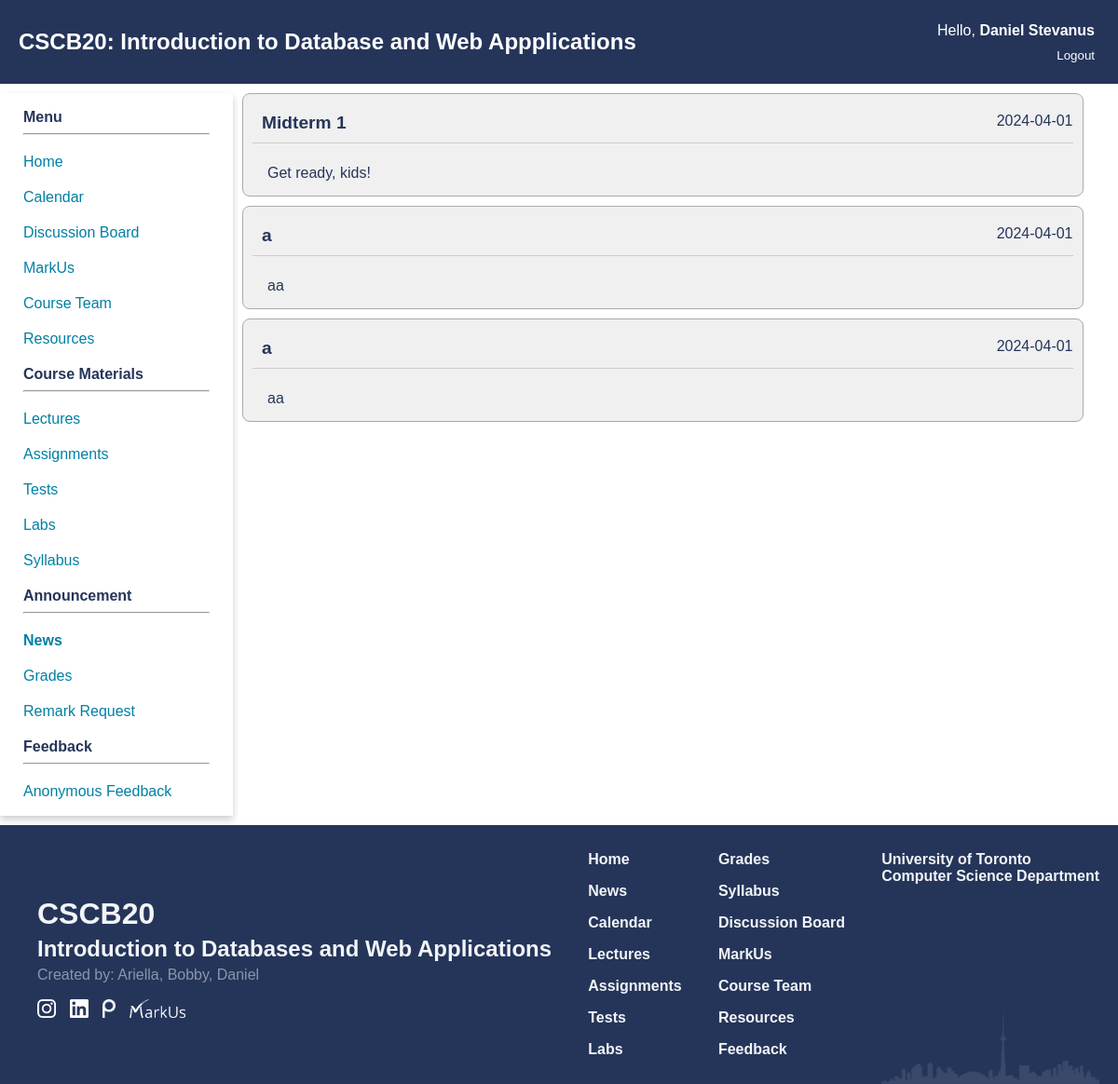
The app's page /news (signed in) with its own data.
### app.py (models this page shows)
class Announcement(db.Model):
    id = db.Column(db.Integer, primary_key = True)
    title = db.Column(db.String(250), nullable = False)
    text = db.Column(db.Text)
    date_created = db.Column(db.Date, default = datetime.utcnow)

### app.py (the view)
@app.route("/news")
def news():
    if not isInstructor(session) and not isStudent(session):
        return redirect('/')
    lst_news = Announcement.query.order_by(Announcement.id.desc()).all()
    return render_template("news.html", news = True, lst_news = lst_news)

### app.py (called while the page is built)
def isInstructor(identity):
    if "auth" in identity and identity["auth"] == 'Instructor':
        return True
    return False

def isStudent(identity):
    if "auth" in identity and identity["auth"] == 'Student':
        return True
    return False

### templates/news.html (shortened to what this page needs)
{% extends 'home_template.html' %}
{% block extra_css %}
  <link href="{{ url_for('static', filename='css/news.css') }}" rel="stylesheet" type="text/css">
{% endblock %}
{% block content %}
<main class="news">
    {% for news in lst_news %}
    <div class="box">
        <div class="title-flex">
            <div class="flex-1 title">
                <b> {{ news.title }} </b>
            </div>
            <div class="flex-2">
                {{ news.date_created }}
            </div>
        </div>
        <br>
        <div class="announcement">
            <p>
                {{ news.text }}
            </p>
        </div>
    </div>
    {% endfor %}
</main>
{% endblock %}

### static/css/navbar.css (style rules this page uses)
:root { --primary_color: #25355A; --secondary_color: #007FA3; --phone_size: 600px; }
body { margin: 0; padding: 0; font-family: Arial, sans-serif; }
main { grid-area: content; padding: 20px; padding: 0px 10px 0px 10px; width: 95%; }

### static/css/index.css (style rules this page uses)
:root { --primary_color: #25355A; --secondary_color: #007FA3; }
body { background-color: #FFFFFF; color: var(--primary_color); font-family: Geneva, Arial, Helvetica, sans-serif; }

### static/css/news.css (style rules this page uses)
.news .box { background-color: #f0f0f0; padding: 10px; border-radius: 8px; border-color: #aaaaaa; border-style: solid; border-width: thin; }
.news .title { font-size: 1.2rem; }
.news .announcement { margin: 1px; padding: 0px 0px 0px 10px; }
.news p { margin: 5px; }
.news .title-flex { display: flex; padding: 10px 0px 10px 10px; border-bottom: 1px solid #ccc; }
.news .flex-1 { flex:5; }
.news .flex-2 { right: 0; }
.box { margin-bottom: 10px; }

### records on screen
Announcement: title "Midterm 1", date_created "2024-04-01", text "Get ready, kids!"
Announcement: title "a", date_created "2024-04-01", text "aa"
Announcement: title "a", date_created "2024-04-01", text "aa"

### other values on screen
{{ session["name"] }} "Daniel Stevanus"
